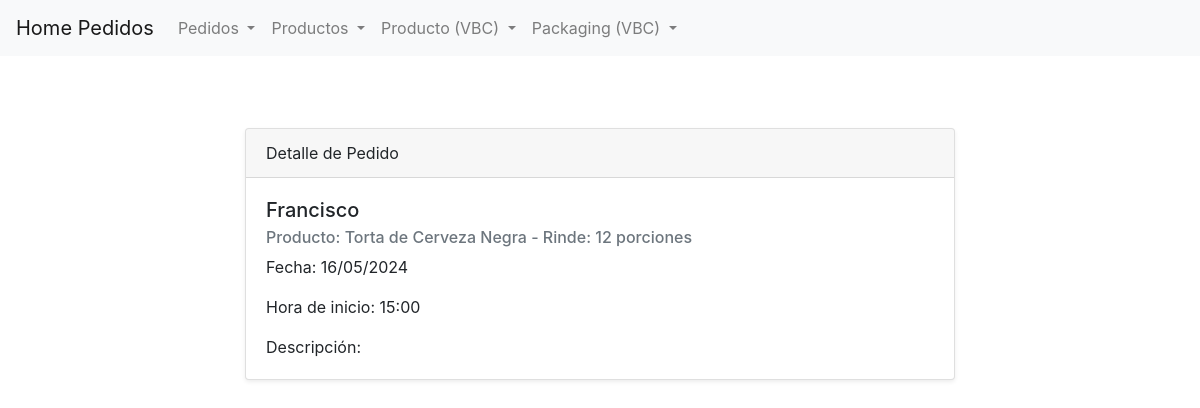
Screenshot of /pedidos/detail/6 with the database file from the repository.
### pedidos/models.py (models this page shows, shortened)
class Pedido(models.Model):
    nombre_de_usuario = models.ForeignKey(User, null=True, on_delete=models.SET_NULL, related_name="usuarios")
    producto = models.ForeignKey(Producto, on_delete=models.CASCADE, related_name="pedidos")
    fecha = models.DateField(default=timezone.now)
    hora = models.TimeField(default=timezone.now)
    descripcion = models.TextField(blank=True, null=True)

class Producto(models.Model):
    class Tipo(models.TextChoices):
        LIBRE_DE_GLUTEN = 'Gluten Free' , 'Gluten Free'
        VEGANO = 'Vegan' , 'Vegan'
        CONTIENE_TRIGO = 'With Wheat' , 'With Wheat'
        LIBRE_DE_AZUCAR = 'Sugar Free' , 'Sugar Free'
    nombre = models.CharField(max_length=100)
    disponible = models.BooleanField(default=True)
    rendimiento = models.IntegerField()
    tipo = models.CharField(
            max_length=50,
            choices=Tipo.choices,
            default=Tipo.CONTIENE_TRIGO,
    )
    descripcion = models.TextField(blank=True, null=True)
    def __str__(self):
        return f"{self.nombre} - Rinde: {self.rendimiento} porciones"

### pedidos/views.py (the view)
# urls.py: path("detail/<pedido_id>", detail_pedidos_view),
def detail_pedidos_view(request, pedido_id):
    pedido = Pedido.objects.get(id=pedido_id)
    context_dict = {"pedido": pedido}
    return render (request, "pedidos/detail.html", context_dict)

### pedidos/templates/pedidos/detail.html (shortened to what this page needs)
{% extends 'pedidos/base.html' %}
{% block content %}
<section class="py-5">
    <div class="container">
        <div class="row">
            <div class="col-lg-8 mx-auto">
                <div class="card shadow-sm">
                    <div class="card-header">
                        Detalle de Pedido
                    </div>
                    <div class="card-body">
                        <h5 class="card-title">{{ pedido.nombre_de_usuario }}</h5>
                        <h6 class="card-subtitle mb-2 text-muted">Producto: {{ pedido.producto }}</h6>
                        <p class="card-text">Fecha: {{ pedido.fecha | date:"d/m/Y" }}</p>
                        <p class="card-text">Hora de inicio: {{ pedido.hora | date:"H:i" }}</p>
                        <p class="card-text">Descripción: {{ pedido.descripcion }}</p>
                    </div>
                </div>
            </div>
        </div>
    </div>
</section>
{% endblock %}

### rows the page displays
Pedido: nombre_de_usuario "Francisco", producto "Torta de Cerveza Negra - Rinde: 12 porciones", fecha "16/05/2024", hora "15:00"
